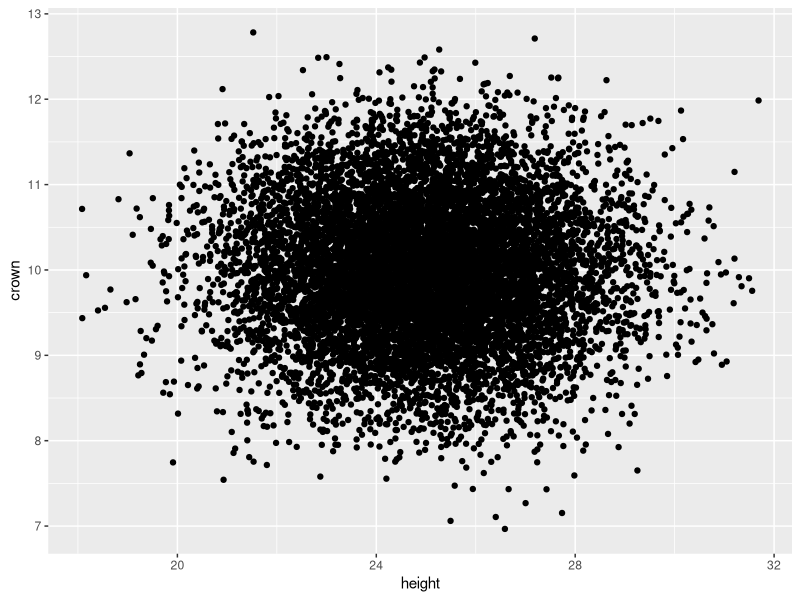
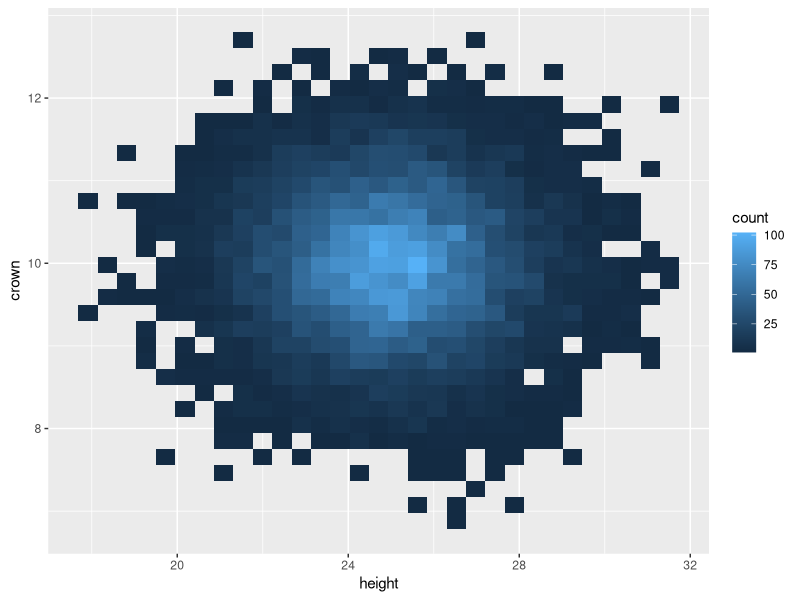
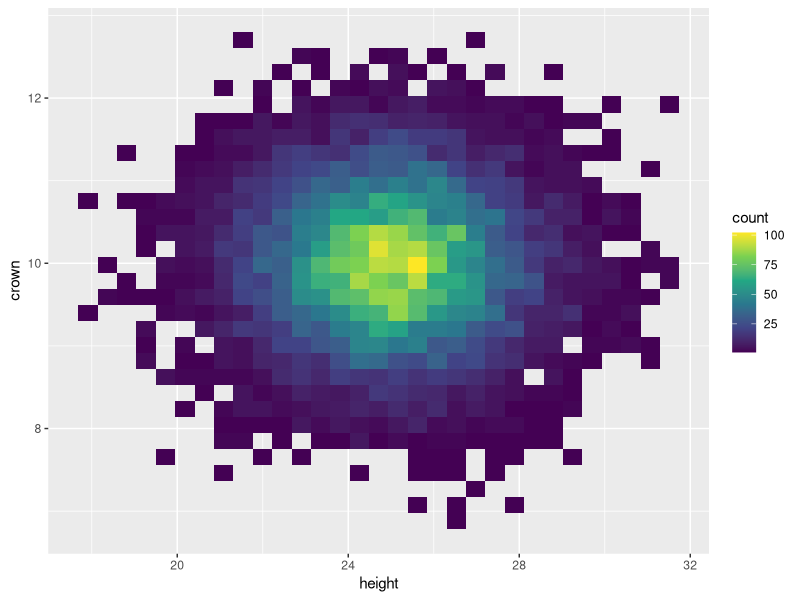
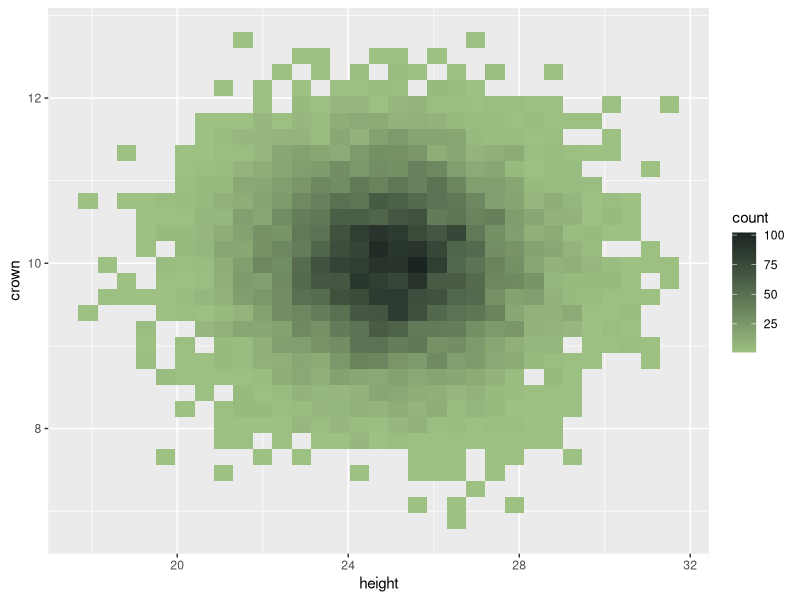
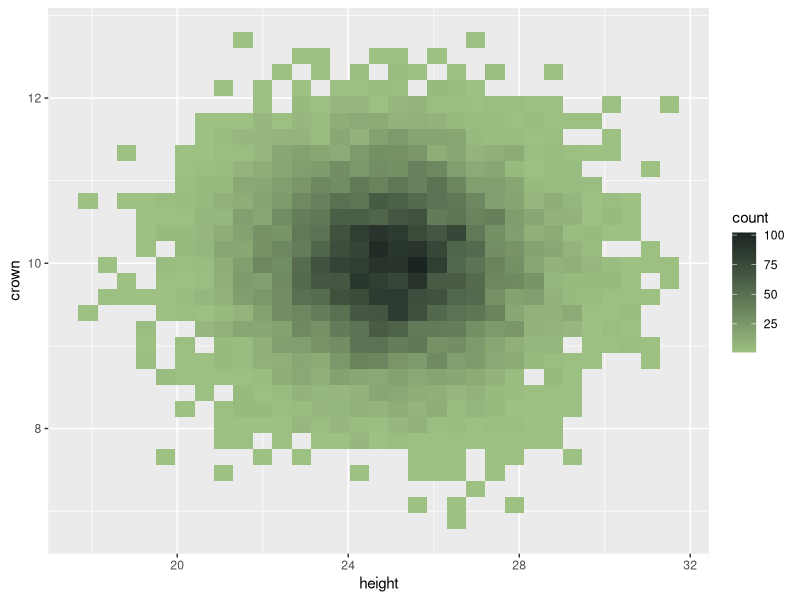
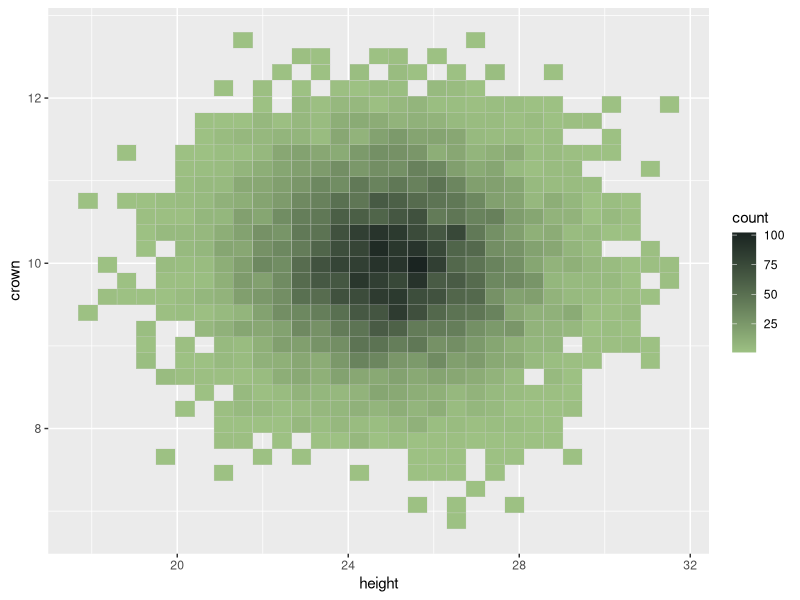
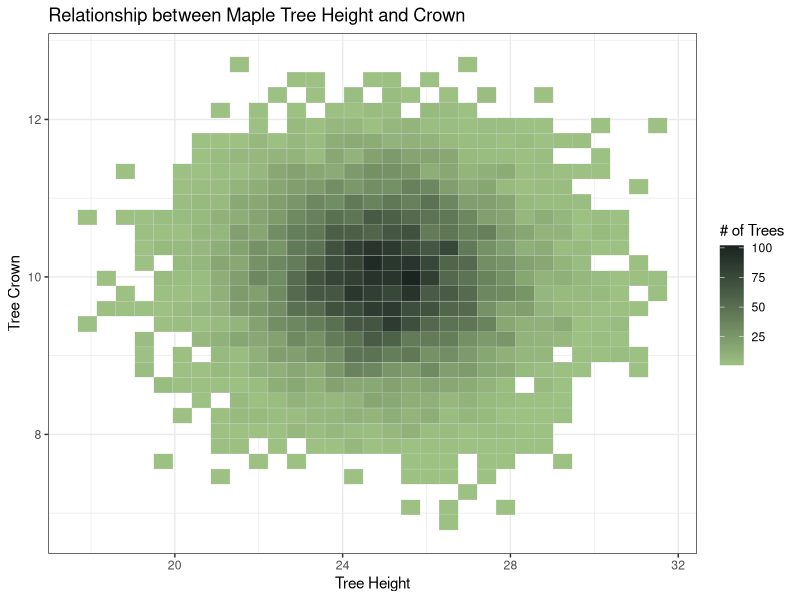
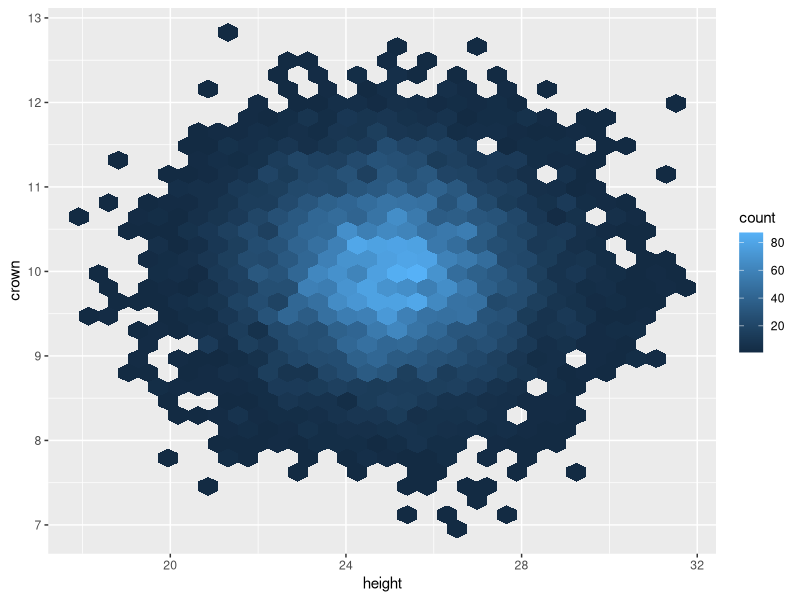

Generate these figures, in order, with R:
## ---- chunk 1
#install.packages("tidyverse")
library(tidyverse)
## ---- chunk 2
maples <- data.frame(height = rnorm(10000, 25, 1.9), 
                     crown = rnorm(10000, 10, 0.8))

head(maples)
## ---- chunk 3
ggplot(maples, aes(x = height, y = crown)) + geom_point()
## ---- chunk 4
ggplot(maples, aes(x = height, y = crown)) + geom_bin_2d() 
## ---- chunk 5
ggplot(maples, aes(x = height, y = crown)) + geom_bin_2d() + 
  scale_fill_viridis_c()
## ---- chunk 6
ggplot(maples, aes(x = height, y = crown)) + geom_bin_2d() + 
  scale_fill_gradient(low = "#9DC183", high = "#1A2421")
## ---- chunk 7
ggplot(maples, aes(x = height, y = crown)) + geom_bin_2d() + 
  scale_fill_gradient(low = "#9DC183", high = "#1A2421")
## ---- chunk 8
ggplot(maples, aes(x = height, y = crown)) + 
  geom_bin_2d(color = "lightgrey") + 
  scale_fill_gradient(low = "#9DC183", high = "#1A2421")  
## ---- chunk 9
ggplot(maples, aes(x = height, y = crown)) + 
  geom_bin_2d(color = "lightgrey") + 
  scale_fill_gradient(low = "#9DC183", high = "#1A2421")  + 
  labs(x = "Tree Height", y = "Tree Crown", 
       title = "Relationship between Maple Tree Height and Crown", 
       fill = "# of Trees") + theme_bw()
## ---- chunk 10
ggplot(maples, aes(x = height, y = crown)) + geom_hex()
## ---- chunk 11
ggplot(maples, aes(x = height, y = crown)) + 
  geom_hex(color = "grey") + 
  scale_fill_gradient(low = "#FFF200", high = "#737000")

## ---- chunk 12
ggplot(maples, aes(x = height, y = crown)) + geom_bin_2d() + 
  geom_point(color = "white", shape = ".")
## ---- chunk 13
ggplot(maples, aes(x = height, y = crown)) + geom_bin_2d(color = "grey") +
  geom_point(color = "white", shape = ".") 
## ---- chunk 14
ggplot(maples, aes(x = height, y = crown)) + geom_bin_2d(color = "grey") +
  geom_point(color = "white", shape = ".") + 
  labs(x = "Tree Height", y = "Tree Crown", 
       title = "Relationship between Maple Tree Height and Crown", 
       fill = "Count") + 
  theme_classic() + theme(legend.position = "none")
## ---- chunk 15
students <- data.frame(id = seq(1:30), 
                       gpa = rnorm(30, 2.8, .5)) 
## ---- chunk 16
ggplot(students, aes(x = id, y = gpa)) + geom_point() + 
  geom_segment(aes(x = id, y = 0, xend = id, yend = gpa))
## ---- chunk 17
ggplot(students, aes(x = id, y = gpa)) + geom_point(size = 4.5, color = "red") +
  geom_segment(aes(x = id, y = 0, xend = id, yend = gpa))
## ---- chunk 18
ggplot(students, aes(x = id, y = gpa)) + geom_point(size = 4.5, color = "red") + 
  geom_segment(aes(x = id, y = 0, xend = id, yend = gpa), 
               linetype = "dotdash")
## ---- chunk 19
ggplot(students, aes(x = id, y = gpa)) + geom_point(size = 4.5, color = "red") + 
  geom_segment(aes(x = id, y = 3, xend = id, yend = gpa), linetype = "dotdash")
## ---- chunk 20
ggplot(students, aes(x = id, y = gpa)) + geom_point(size = 4.5, color = "red") +
  geom_segment(aes(x = id, y = 3, xend = id, yend = gpa), 
               linetype = "dotdash") + geom_hline(yintercept = 3)
## ---- chunk 21
ggplot(students, aes(x = id, y = gpa)) + geom_point(size = 4.5, color = "red") +
  geom_segment(aes(x = id, y = 3, xend = id, yend = gpa), 
               linetype = "dotdash") + geom_hline(yintercept = 3) + 
  labs(title = "Who is at risk of losing their scholarship?", 
       x = "Student ID", y = "GPA") + 
  scale_x_continuous(breaks = c(1:30))
## ---- chunk 22
# install.packages("palmerpenguins")
library(palmerpenguins)
ggplot(penguins, aes(x = bill_length_mm)) + geom_density(aes(fill = species)) +
  facet_wrap(~species)
## ---- chunk 23
#| echo: FALSE
library(ggridges)
ggplot(penguins, aes(x = bill_length_mm, y = species, fill = species)) + geom_density_ridges(alpha = 0.8) + theme_ridges() + theme(legend.position = "none") + labs(y = NULL, x = NULL, title = "Penguin Bill Length by Species") + scale_fill_viridis_d()
## ---- chunk 24
# install.packages("ggridges")
library(ggridges)
## ---- chunk 25
ggplot(penguins, aes(x = bill_length_mm, y = species, fill = species)) +
  geom_density_ridges(alpha = 0.8)
## ---- chunk 26
ggplot(penguins, aes(x = bill_length_mm, y = species, fill = species)) +
  geom_density_ridges(alpha = 0.8) + scale_fill_viridis_d()
## ---- chunk 27
ggplot(penguins, aes(x = bill_length_mm, y = species, fill = species)) +
  geom_density_ridges(alpha = 0.8) + scale_fill_viridis_d() +
  theme_ridges() + theme(legend.position = "none") + 
  labs(y = NULL, x = NULL, title = "Penguin Bill Length by Species") 
